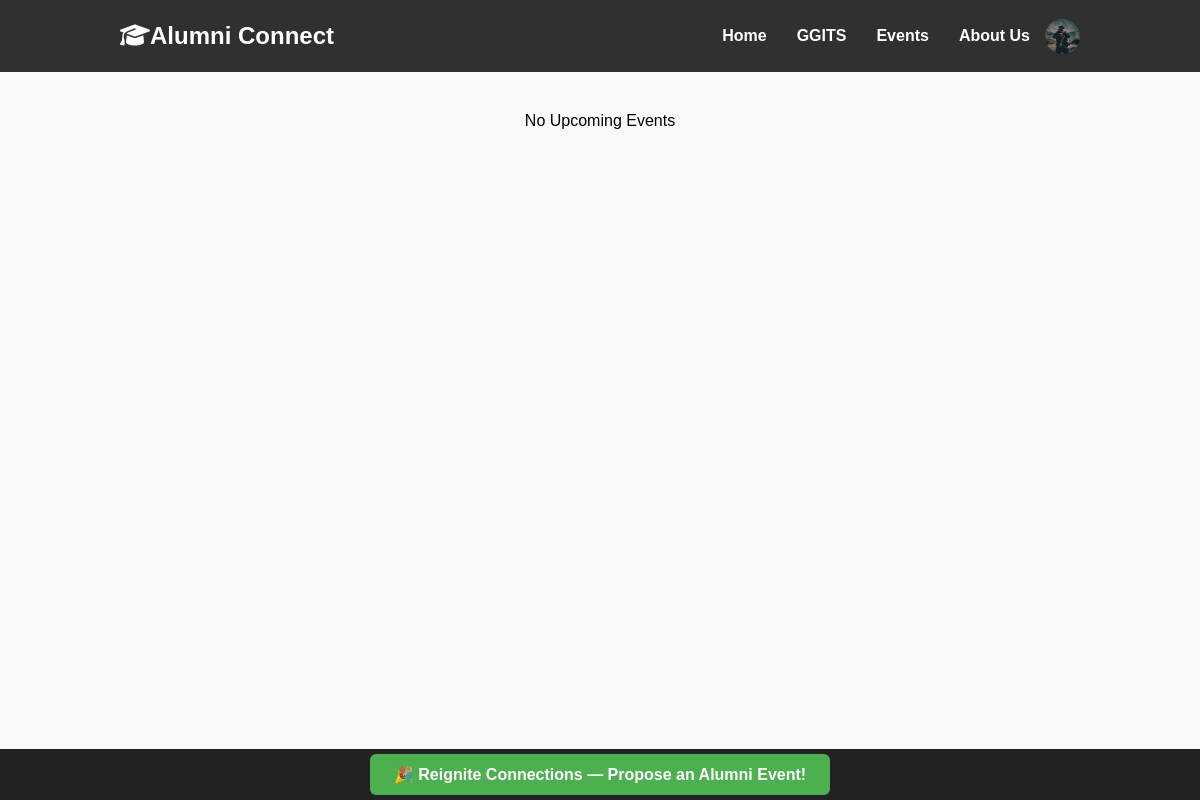
The page /events (signed in) on the database as committed earlier.
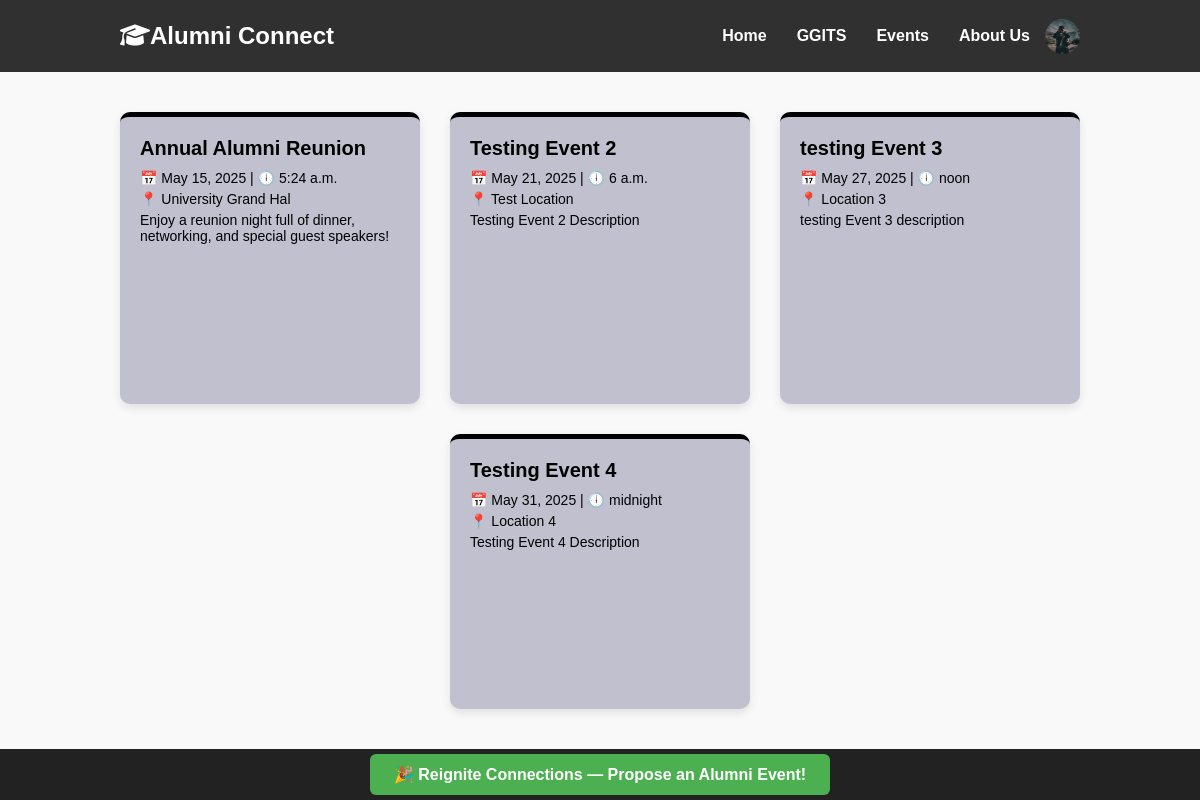
The same page on the database as committed later.
### alumni/models.py (models this page shows, shortened)
class Events(models.Model):
    title=models.CharField(max_length=200)
    description=models.TextField()
    date=models.DateField()
    time=models.TimeField()
    location=models.CharField(max_length=300)
    is_active=models.BooleanField(default=True)

### alumni/views.py (the view)
# urls.py: path('events',views.events,name='events'),
def events(request):
    profile_pic = request.session.get('profile_pic')
    events=Events.objects.filter(is_active=True).order_by("date").values("title","description","date","time","location")
    params={'profile_pic':profile_pic,'events':events}
    return render(request,'alumni/events.html',params)

### alumni/templates/alumni/events.html (shortened to what this page needs)
<!DOCTYPE html>
<html lang="en">
{% load static %}
<head>
    <link rel="stylesheet" href="{% static 'events.css'%}">
    <link rel="stylesheet" href="https://cdnjs.cloudflare.com/ajax/libs/font-awesome/6.7.2/css/all.min.css"
 />
</head>
<body>
    <header style="background-color: #303030">
        <a href="/" style="text-decoration: none;">
            <h1><i class="fa-solid fa-graduation-cap" style="color: white; "></i>Alumni Connect</h1>
        </a>
        <nav>
            <a href="/">Home</a>
            <a href="https://ggits.org/">GGITS</a>
            <a href="{% url 'events' %}">Events</a>
            <a href="{% url 'about_us' %}">About Us</a>
            {% if request.session.user_id %}
            {% if profile_pic %}
            <label for="dropdown-toggle"><img src="{{ request.session.profile_pic }}" alt="profile"
                    class="profile-pic" /></label>
            {% else %}
            <div class="profile-placeholder">
                {{ request.session.name|slice:":1"|upper }}
            </div>
            {% endif %}
            {% else %}
            <a href="{% url 'signin' %}">Sign In</a>
            {%endif %}
        </nav>
    </header>
    <section class="events">
        {% for event in events %}
        <div class="event-card reunion">
            <h2>{{ event.title }}</h2>
            <p>📅 {{ event.date }} | 🕕 {{ event.time }}</p>
            <p>📍 {{ event.location }}</p>
            <p>{{ event.description }}</p>
        </div>
        {% empty %}
        <p> No Upcoming Events </p>
        {% endfor %}
    </section>
    {% if request.session.role == "Alumni" %}
    <footer class="propose-event-footer">
        <a href="{% url 'propose_event' %}" class="propose-event-button">
            🎉 Reignite Connections — Propose an Alumni Event!
        </a>
    </footer>
    {% endif %}
</body>
</html>

### static/events.css (style rules this page uses)
* { margin: 0; padding: 0; box-sizing: border-box; font-family: "Poppins", sans-serif; }
body { background-color: #f9f9f9; }
header { background-color: #f9f9f9; display: flex; justify-content: space-between; align-items: center; position: sticky; top: 0px; height: 72.15px; }
header h1 { text-align: start; padding: 4px; padding-left: 15vh; font-size: 1.5rem; color: white; }
nav { display: flex; padding-right: 15vh; justify-content: end; align-items: center; }
nav a { margin: 0 15px; color: white; text-decoration: none; font-weight: bold; }
.profile-pic { height: 35px; width: 35px; border-radius: 50%; cursor: pointer; display: flex; border-color: white; }
.events { display: flex; flex-wrap: wrap; justify-content: center; padding: 40px 20px; gap: 30px; }
.event-card { background-color: rgb(192, 192, 207); width: 300px; border-radius: 10px; box-shadow: 0 4px 10px rgba(0,0,0,0.1); padding: 20px; border-top: 5px solid #ddd; transition: transform 0.3s; }
.reunion { border-top-color: #000000; }
.event-card h2 { font-size: 20px; margin-bottom: 10px; }
.event-card p { font-size: 14px; margin: 5px 0; }
body { display: flex; flex-direction: column; min-height: 100vh; }
.events { flex: 1; }
.propose-event-footer { background-color: #222; padding: 1rem 0; text-align: center; }
.propose-event-button { background-color: #4CAF50; color: white; padding: 12px 24px; text-decoration: none; font-size: 1rem; font-weight: bold; border-radius: 6px; transition: background-color 0.3s ease; }

Rows that differ between the two databases and show on the page:
added Events: title "Annual Alumni Reunion", date "May 15, 2025", time "5:24 a.m.", location "University Grand Hal", description "Enjoy a reunion night full of dinner, networking, and special guest speakers!"
added Events: title "Testing Event 2", date "May 21, 2025", time "6 a.m.", location "Test Location", description "Testing Event 2 Description"
added Events: title "testing Event 3", date "May 27, 2025", time "noon", location "Location 3", description "testing Event 3 description"
added Events: title "Testing Event 4", date "May 31, 2025", time "midnight", location "Location 4", description "Testing Event 4 Description"
Other text that changed with them:
text no longer shown: "No Upcoming Events"
